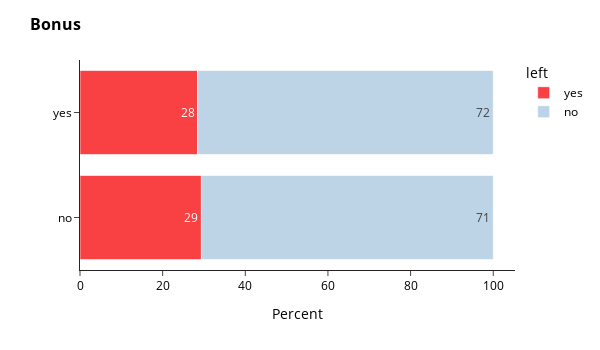

The notebook cell saved with this chart:
### Markdown cell above
## Bonus and Promotion

### Code cell
from scipy.stats import fisher_exact
# Do a larger proportion of leavers or stayers come home with bonus?
# Create a table of cross-tabulations
table_bonus = pd.crosstab(df.bonus,df.left)

#print(table_bonus)
# Perform the Fisher exact test
fisher_bonus = fisher_exact(table_bonus, alternative='two-sided')
#print(fisher_bonus)

# Is the result significant?
alpha = 0.05
if fisher_bonus[1] < alpha:
    print("Proportions of bonus winners differ significantly")
else:
    print("No significant difference in proportions of bonus winners was found.")

# Bonus
fig = go.Figure()
df1=df[["bonus", "left"]]
fig = px.histogram (df1,
                      y="bonus",
                      color="left",
                      barnorm = "percent",
                      text_auto= '.2s',
                      color_discrete_sequence=["#f94144", "#bcd4e6"],
                ) \
        .update_layout (

                    title={
                            "text": "Percent",
                            "x": 0.5
                          },

                    yaxis_title="Percent"
                ) \
        .update_xaxes(categoryorder='total descending')

fig.update_layout(title='<b>Bonus</b>',
                  xaxis_title='Percent',
                  yaxis_title=None,
                  titlefont={'size': 16},
                  width=600,
                  height=350,
                  showlegend=True,
                  font=dict(
                      color ='black',
                      )
                  )
fig.update_traces(textfont_size=12, textangle=0, textposition="inside", cliponaxis=False)
fig.write_image("images/fig1.png", width=1.5*300, height=0.75*300, scale=2)
fig.show()

### Figure 1 — Plotly figure (JSON) as saved in the notebook; plotly's stock layout.template omitted (floating-point values rounded to 4 significant figures; data arrays with more than 128 entries replaced by an {"elided": "..."} marker saying what was removed)
{"data": [{"alignmentgroup": "True", "bingroup": "y", "cliponaxis": false, "hovertemplate": "left=yes<br>count (normalized as percent)=%{x}<br>bonus=%{y}<extra></extra>", "legendgroup": "yes", "marker": {"color": "#f94144", "pattern": {"shape": ""}}, "name": "yes", "offsetgroup": "yes", "orientation": "h", "showlegend": true, "textangle": 0, "textfont": {"size": 12}, "textposition": "inside", "texttemplate": "%{value:.2s}", "type": "histogram", "xaxis": "x", "y": {"elided": "2227 str values"}, "yaxis": "y"}, {"alignmentgroup": "True", "bingroup": "y", "cliponaxis": false, "hovertemplate": "left=no<br>count (normalized as percent)=%{x}<br>bonus=%{y}<extra></extra>", "legendgroup": "no", "marker": {"color": "#bcd4e6", "pattern": {"shape": ""}}, "name": "no", "offsetgroup": "no", "orientation": "h", "showlegend": true, "textangle": 0, "textfont": {"size": 12}, "textposition": "inside", "texttemplate": "%{value:.2s}", "type": "histogram", "xaxis": "x", "y": {"elided": "5405 str values"}, "yaxis": "y"}], "layout": {"barmode": "relative", "barnorm": "percent", "font": {"color": "black"}, "height": 350, "legend": {"title": {"text": "left"}, "tracegroupgap": 0}, "margin": {"t": 60}, "showlegend": true, "title": {"font": {"size": 16}, "text": "<b>Bonus</b>"}, "width": 600, "xaxis": {"anchor": "y", "categoryorder": "total descending", "domain": [0, 1], "title": {"text": "Percent"}}, "yaxis": {"anchor": "x", "domain": [0, 1], "title": {}}}}
